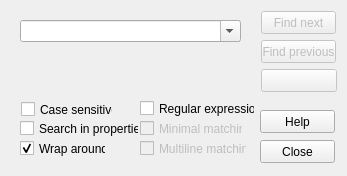
<?xml version="1.0" encoding="UTF-8"?>
<ui version="4.0">
 <class>FindItemsDialog</class>
 <widget class="QDialog" name="FindItemsDialog">
  <property name="geometry">
   <rect>
    <x>0</x>
    <y>0</y>
    <width>347</width>
    <height>176</height>
   </rect>
  </property>
  <widget class="QComboBox" name="searchComboBox">
   <property name="geometry">
    <rect>
     <x>20</x>
     <y>20</y>
     <width>221</width>
     <height>22</height>
    </rect>
   </property>
   <property name="sizePolicy">
    <sizepolicy hsizetype="Expanding" vsizetype="Fixed">
     <horstretch>0</horstretch>
     <verstretch>0</verstretch>
    </sizepolicy>
   </property>
   <property name="editable">
    <bool>true</bool>
   </property>
   <property name="insertPolicy">
    <enum>QComboBox::InsertAtTop</enum>
   </property>
  </widget>
  <widget class="QCheckBox" name="regexCheckBox">
   <property name="geometry">
    <rect>
     <x>140</x>
     <y>100</y>
     <width>115</width>
     <height>17</height>
    </rect>
   </property>
   <property name="text">
    <string>Regular expression</string>
   </property>
  </widget>
  <widget class="QCheckBox" name="caseSensitiveCheckBox">
   <property name="geometry">
    <rect>
     <x>21</x>
     <y>101</y>
     <width>92</width>
     <height>17</height>
    </rect>
   </property>
   <property name="text">
    <string>Case sensitive</string>
   </property>
  </widget>
  <widget class="QCheckBox" name="minimalMatchCheckBox">
   <property name="enabled">
    <bool>false</bool>
   </property>
   <property name="geometry">
    <rect>
     <x>140</x>
     <y>120</y>
     <width>103</width>
     <height>17</height>
    </rect>
   </property>
   <property name="toolTip">
    <string>All greedy quantifiers become non-greedy, for example .+ and *+ transform in .+? and *+? respectively</string>
   </property>
   <property name="text">
    <string>Minimal matching</string>
   </property>
  </widget>
  <widget class="QCheckBox" name="wrapAroundCheckBox">
   <property name="geometry">
    <rect>
     <x>20</x>
     <y>140</y>
     <width>86</width>
     <height>17</height>
    </rect>
   </property>
   <property name="text">
    <string>Wrap around</string>
   </property>
   <property name="checked">
    <bool>true</bool>
   </property>
  </widget>
  <widget class="QPushButton" name="previousButton">
   <property name="enabled">
    <bool>false</bool>
   </property>
   <property name="geometry">
    <rect>
     <x>261</x>
     <y>40</y>
     <width>75</width>
     <height>23</height>
    </rect>
   </property>
   <property name="sizePolicy">
    <sizepolicy hsizetype="Minimum" vsizetype="Fixed">
     <horstretch>0</horstretch>
     <verstretch>0</verstretch>
    </sizepolicy>
   </property>
   <property name="text">
    <string>Find previous</string>
   </property>
  </widget>
  <widget class="QPushButton" name="searchResultsButton">
   <property name="enabled">
    <bool>false</bool>
   </property>
   <property name="geometry">
    <rect>
     <x>261</x>
     <y>69</y>
     <width>76</width>
     <height>23</height>
    </rect>
   </property>
   <property name="sizePolicy">
    <sizepolicy hsizetype="Minimum" vsizetype="Fixed">
     <horstretch>0</horstretch>
     <verstretch>0</verstretch>
    </sizepolicy>
   </property>
  </widget>
  <widget class="QPushButton" name="closeButton">
   <property name="geometry">
    <rect>
     <x>260</x>
     <y>140</y>
     <width>75</width>
     <height>23</height>
    </rect>
   </property>
   <property name="sizePolicy">
    <sizepolicy hsizetype="Minimum" vsizetype="Fixed">
     <horstretch>0</horstretch>
     <verstretch>0</verstretch>
    </sizepolicy>
   </property>
   <property name="text">
    <string>Close</string>
   </property>
  </widget>
  <widget class="QPushButton" name="nextButton">
   <property name="enabled">
    <bool>false</bool>
   </property>
   <property name="geometry">
    <rect>
     <x>261</x>
     <y>11</y>
     <width>75</width>
     <height>23</height>
    </rect>
   </property>
   <property name="sizePolicy">
    <sizepolicy hsizetype="Minimum" vsizetype="Fixed">
     <horstretch>0</horstretch>
     <verstretch>0</verstretch>
    </sizepolicy>
   </property>
   <property name="text">
    <string>Find next</string>
   </property>
   <property name="default">
    <bool>true</bool>
   </property>
   <property name="flat">
    <bool>false</bool>
   </property>
  </widget>
  <widget class="QCheckBox" name="searchPropsCheckBox">
   <property name="geometry">
    <rect>
     <x>20</x>
     <y>120</y>
     <width>119</width>
     <height>17</height>
    </rect>
   </property>
   <property name="text">
    <string>Search in properties</string>
   </property>
   <property name="checked">
    <bool>false</bool>
   </property>
  </widget>
  <widget class="QCheckBox" name="multilineMatchCheckBox">
   <property name="enabled">
    <bool>false</bool>
   </property>
   <property name="geometry">
    <rect>
     <x>140</x>
     <y>140</y>
     <width>107</width>
     <height>17</height>
    </rect>
   </property>
   <property name="toolTip">
    <string>Treat string as single line (emulation of Perl's /s option)</string>
   </property>
   <property name="text">
    <string>Multiline matching</string>
   </property>
  </widget>
  <widget class="QPushButton" name="helpButton">
   <property name="geometry">
    <rect>
     <x>260</x>
     <y>110</y>
     <width>75</width>
     <height>23</height>
    </rect>
   </property>
   <property name="text">
    <string>Help</string>
   </property>
  </widget>
 </widget>
 <layoutdefault spacing="6" margin="11"/>
 <resources/>
 <connections>
  <connection>
   <sender>closeButton</sender>
   <signal>clicked()</signal>
   <receiver>FindItemsDialog</receiver>
   <slot>close()</slot>
   <hints>
    <hint type="sourcelabel">
     <x>407</x>
     <y>121</y>
    </hint>
    <hint type="destinationlabel">
     <x>348</x>
     <y>116</y>
    </hint>
   </hints>
  </connection>
  <connection>
   <sender>regexCheckBox</sender>
   <signal>toggled(bool)</signal>
   <receiver>multilineMatchCheckBox</receiver>
   <slot>setEnabled(bool)</slot>
   <hints>
    <hint type="sourcelabel">
     <x>91</x>
     <y>90</y>
    </hint>
    <hint type="destinationlabel">
     <x>143</x>
     <y>90</y>
    </hint>
   </hints>
  </connection>
  <connection>
   <sender>regexCheckBox</sender>
   <signal>toggled(bool)</signal>
   <receiver>minimalMatchCheckBox</receiver>
   <slot>setEnabled(bool)</slot>
   <hints>
    <hint type="sourcelabel">
     <x>51</x>
     <y>127</y>
    </hint>
    <hint type="destinationlabel">
     <x>166</x>
     <y>113</y>
    </hint>
   </hints>
  </connection>
 </connections>
</ui>
